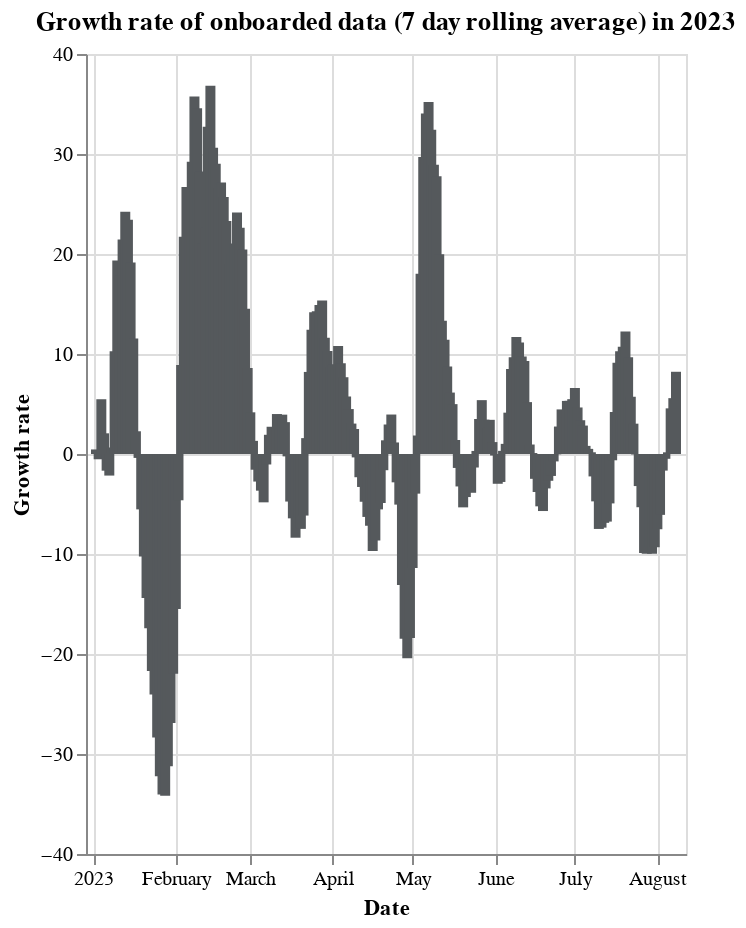

Notebook cell for this chart:
### Code cell
# Gwoth rate of onboarded_tibs (7 day rolling average)

df["growth_rate"] = df["onboarded_tibs"].pct_change(periods=7).rolling(7).mean() * 100
recent_df = df[df["date"] > "2023-01-01"]

alt.Chart(recent_df).mark_bar().encode(
    x=alt.X("date:T", title="Date"),
    y=alt.Y("growth_rate:Q", title="Growth rate"),
    color=alt.value("#55595c"),
    tooltip=["date:T", "growth_rate:Q"],
).properties(
    width="container",
    height=400,
    title="Growth rate of onboarded data (7 day rolling average) in 2023",
)

### Figure 1 — Vega-Lite specification as saved in the notebook (floating-point values rounded to 4 significant figures; data arrays with more than 128 entries replaced by an {"elided": "..."} marker saying what was removed)
{"config": {"view": {"continuousWidth": 300, "continuousHeight": 300}}, "data": {"name": "data-9f08f3ecf0eb77dcff1f01d759d12581"}, "mark": {"type": "bar"}, "encoding": {"color": {"value": "#55595c"}, "tooltip": [{"field": "date", "type": "temporal"}, {"field": "growth_rate", "type": "quantitative"}], "x": {"field": "date", "title": "Date", "type": "temporal"}, "y": {"field": "growth_rate", "title": "Growth rate", "type": "quantitative"}}, "height": 400, "title": "Growth rate of onboarded data (7 day rolling average) in 2023", "width": "container", "$schema": "https://vega.github.io/schema/vega-lite/v5.8.0.json", "datasets": {"data-9f08f3ecf0eb77dcff1f01d759d12581": {"elided": "219 records"}}}
